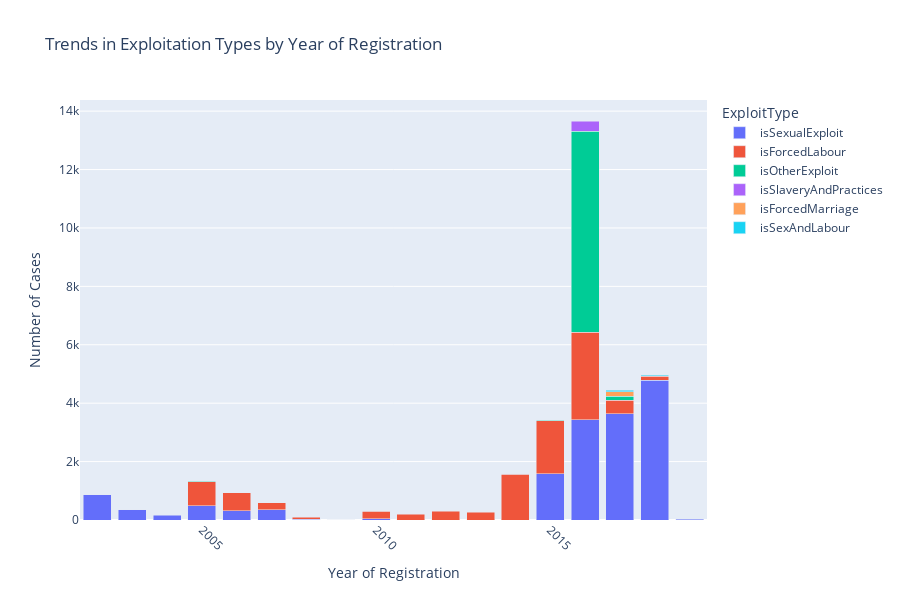

Write notebook code for a chart like this one.
### Code cell
# Exploitation features to visualize
exploitation_features = [
    'isForcedLabour', 'isSexualExploit', 'isOtherExploit', 'isSexAndLabour', 
    'isForcedMarriage', 'isForcedMilitary', 'isOrganRemoval', 'isSlaveryAndPractices'
]

# Melt the dataframe to long format
df_melted = df[['yearOfRegistration'] + exploitation_features].melt(id_vars='yearOfRegistration', 
                                                                     var_name='ExploitType', 
                                                                     value_name='Presence')

# Filter rows where Presence is 1 (indicating the presence of the exploit type)
df_melted = df_melted[df_melted['Presence'] == 1]

# Aggregate counts by year and exploit type
df_aggregated = df_melted.groupby(['yearOfRegistration', 'ExploitType']).size().reset_index(name='Count')

# Create an interactive Plotly bar chart
fig = px.bar(df_aggregated, 
             x="yearOfRegistration", 
             y="Count", 
             color="ExploitType", 
             barmode="stack",
             title="Trends in Exploitation Types by Year of Registration",
             labels={"yearOfRegistration": "Year of Registration", "Count": "Number of Cases"},
             height=600)

# Update layout for better readability
fig.update_layout(
    xaxis_title="Year of Registration",
    yaxis_title="Number of Cases",
    xaxis=dict(tickangle=45),
    barmode='stack',  # Stack bars to show the trend for each type of exploitation
)

# Show the plot
fig.show()

### Figure 1 — Plotly figure (JSON) as saved in the notebook; plotly's stock layout.template omitted (floating-point values rounded to 4 significant figures)
{"data": [{"hovertemplate": "ExploitType=isSexualExploit<br>Year of Registration=%{x}<br>Number of Cases=%{y}<extra></extra>", "legendgroup": "isSexualExploit", "marker": {"color": "#636efa", "pattern": {"shape": ""}}, "name": "isSexualExploit", "orientation": "v", "showlegend": true, "textposition": "auto", "type": "bar", "x": [2002, 2003, 2004, 2005, 2006, 2007, 2008, 2010, 2015, 2016, 2017, 2018, 2019], "xaxis": "x", "y": [867, 357, 160, 492, 318, 344, 23, 38, 1578, 3436, 3638, 4788, 28], "yaxis": "y"}, {"hovertemplate": "ExploitType=isForcedLabour<br>Year of Registration=%{x}<br>Number of Cases=%{y}<extra></extra>", "legendgroup": "isForcedLabour", "marker": {"color": "#EF553B", "pattern": {"shape": ""}}, "name": "isForcedLabour", "orientation": "v", "showlegend": true, "textposition": "auto", "type": "bar", "x": [2005, 2006, 2007, 2008, 2009, 2010, 2011, 2012, 2013, 2014, 2015, 2016, 2017, 2018], "xaxis": "x", "y": [817, 622, 251, 66, 15, 260, 193, 306, 268, 1563, 1815, 2988, 469, 139], "yaxis": "y"}, {"hovertemplate": "ExploitType=isOtherExploit<br>Year of Registration=%{x}<br>Number of Cases=%{y}<extra></extra>", "legendgroup": "isOtherExploit", "marker": {"color": "#00cc96", "pattern": {"shape": ""}}, "name": "isOtherExploit", "orientation": "v", "showlegend": true, "textposition": "auto", "type": "bar", "x": [2005, 2010, 2014, 2015, 2016, 2017], "xaxis": "x", "y": [11, 12, 13, 17, 6879, 132], "yaxis": "y"}, {"hovertemplate": "ExploitType=isSlaveryAndPractices<br>Year of Registration=%{x}<br>Number of Cases=%{y}<extra></extra>", "legendgroup": "isSlaveryAndPractices", "marker": {"color": "#ab63fa", "pattern": {"shape": ""}}, "name": "isSlaveryAndPractices", "orientation": "v", "showlegend": true, "textposition": "auto", "type": "bar", "x": [2016], "xaxis": "x", "y": [359], "yaxis": "y"}, {"hovertemplate": "ExploitType=isForcedMarriage<br>Year of Registration=%{x}<br>Number of Cases=%{y}<extra></extra>", "legendgroup": "isForcedMarriage", "marker": {"color": "#FFA15A", "pattern": {"shape": ""}}, "name": "isForcedMarriage", "orientation": "v", "showlegend": true, "textposition": "auto", "type": "bar", "x": [2017, 2018], "xaxis": "x", "y": [154, 14], "yaxis": "y"}, {"hovertemplate": "ExploitType=isSexAndLabour<br>Year of Registration=%{x}<br>Number of Cases=%{y}<extra></extra>", "legendgroup": "isSexAndLabour", "marker": {"color": "#19d3f3", "pattern": {"shape": ""}}, "name": "isSexAndLabour", "orientation": "v", "showlegend": true, "textposition": "auto", "type": "bar", "x": [2017, 2018], "xaxis": "x", "y": [45, 33], "yaxis": "y"}], "layout": {"barmode": "stack", "height": 600, "legend": {"title": {"text": "ExploitType"}, "tracegroupgap": 0}, "title": {"text": "Trends in Exploitation Types by Year of Registration"}, "xaxis": {"anchor": "y", "domain": [0, 1], "tickangle": 45, "title": {"text": "Year of Registration"}}, "yaxis": {"anchor": "x", "domain": [0, 1], "title": {"text": "Number of Cases"}}}}
